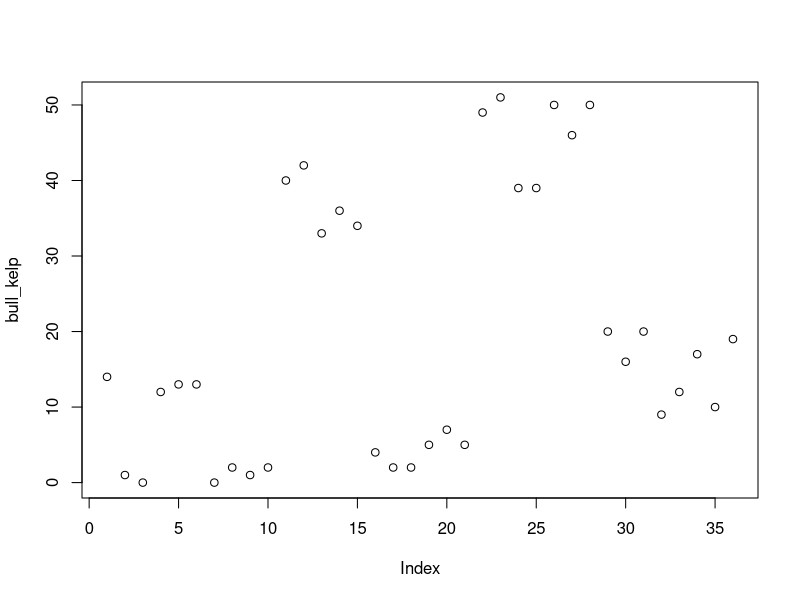
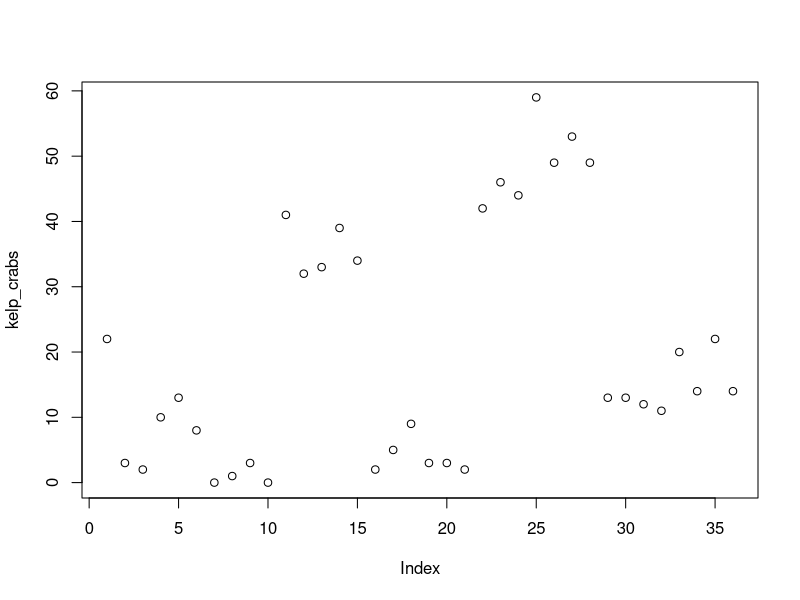

Generate these figures, in order, with R: (Note: this script raises an error after producing the figures.)
## CoralNet simulation code ~~~~~~~~~~~~~~~~~~~~~~~~~~~~~~~~~~~~~~~~~~~~~~~~~ ##





## start up ~~~~~~~~~~~~~~~~~~~~~~~~~~~~~~~~~~~~~~~~~~~~~~~~~~~~~~~~~~~~~~~~~ ##
rm(list = ls())

library(truncnorm)
library(tidyverse)

## hardcode relative file paths
code <- "../code"
data_input <- "../data_input"
data_output <- "../data_output"
figs <- "../figs"

## pull in row length csv
setwd(data_output)
rows <- read.csv("nrows_site.csv")
## END start up ~~~~~~~~~~~~~~~~~~~~~~~~~~~~~~~~~~~~~~~~~~~~~~~~~~~~~~~~~~~~~ ##





## simulate ~~~~~~~~~~~~~~~~~~~~~~~~~~~~~~~~~~~~~~~~~~~~~~~~~~~~~~~~~~~~~~~~~ ##
## simulate gamma with shape and scale

simulate.CoralNet <- function(total_n, col_sum){

i1 <- round(rgamma(total_n, shape = c(rep(gamma_mu_S1, rows[1,2]), 
                                      rep(gamma_mu_S2, rows[2,2]),
                                      rep(gamma_mu_S3, rows[3,2]),
                                      rep(gamma_mu_S4, rows[4,2]),
                                      rep(gamma_mu_S5, rows[5,2]),
                                      rep(gamma_mu_S6, rows[6,2]),
                                      rep(gamma_mu_S7, rows[7,2]),
                                      rep(gamma_mu_S8, rows[8,2])), 
                     scale), 0)
  
b2 <- (col_sum - i1) 

i2 <- round(rtruncnorm(total_n, a, b2, 
                       mean = c(rep(norm_mu_2_S1, rows[1,2]), 
                                rep(norm_mu_2_S2, rows[2,2]),
                                rep(norm_mu_2_S3, rows[3,2]),
                                rep(norm_mu_2_S4, rows[4,2]),
                                rep(norm_mu_2_S5, rows[5,2]), 
                                rep(norm_mu_2_S6, rows[6,2]),
                                rep(norm_mu_2_S7, rows[7,2]),
                                rep(norm_mu_2_S8, rows[8,2])),
                       sd = i2_sd), 0)

b3 <- (col_sum - i1 - i2) 

i3 <- round(rtruncnorm(total_n, a, b3, 
                       mean = c(rep(norm_mu_3_S1, rows[1,2]), 
                                rep(norm_mu_3_S2, rows[2,2]),
                                rep(norm_mu_3_S3, rows[3,2]),
                                rep(norm_mu_3_S4, rows[4,2]),
                                rep(norm_mu_3_S5, rows[5,2]), 
                                rep(norm_mu_3_S6, rows[6,2]),
                                rep(norm_mu_3_S7, rows[7,2]),
                                rep(norm_mu_3_S8, rows[8,2])),
                       sd = i3_sd), 0)

b4 <- (col_sum - i1 - i2 - i3)

i4 <- round(rtruncnorm(total_n, a, b4, 
                       mean = c(rep(norm_mu_4_S1, rows[1,2]), 
                                rep(norm_mu_4_S2, rows[2,2]),
                                rep(norm_mu_4_S3, rows[3,2]),
                                rep(norm_mu_4_S4, rows[4,2]),
                                rep(norm_mu_4_S5, rows[5,2]), 
                                rep(norm_mu_4_S6, rows[6,2]),
                                rep(norm_mu_4_S7, rows[7,2]),
                                rep(norm_mu_4_S8, rows[8,2])),
                       sd = i4_sd), 0)

b5 <- (col_sum - i1 - i2 - i3 - i4)

i5 <- round(rtruncnorm(total_n, a, b5, 
                       mean = c(rep(norm_mu_5_S1, rows[1,2]), 
                                rep(norm_mu_5_S2, rows[2,2]),
                                rep(norm_mu_5_S3, rows[3,2]),
                                rep(norm_mu_5_S4, rows[4,2]),
                                rep(norm_mu_5_S5, rows[5,2]), 
                                rep(norm_mu_5_S6, rows[6,2]),
                                rep(norm_mu_5_S7, rows[7,2]),
                                rep(norm_mu_5_S8, rows[8,2])),
                       sd = i5_sd), 0)

b6 <- (col_sum - i1 - i2 - i3 - i4 - i5)

i6 <- round(rtruncnorm(total_n, a, b6, 
                       mean = c(rep(norm_mu_6_S1, rows[1,2]), 
                                rep(norm_mu_6_S2, rows[2,2]),
                                rep(norm_mu_6_S3, rows[3,2]),
                                rep(norm_mu_6_S4, rows[4,2]),
                                rep(norm_mu_6_S5, rows[5,2]), 
                                rep(norm_mu_6_S6, rows[6,2]),
                                rep(norm_mu_6_S7, rows[7,2]),
                                rep(norm_mu_6_S8, rows[8,2])),
                       sd = i6_sd), 0)

df.1 <- cbind(i1, i2, i3, i4, i5, i6)
df.1[is.na(df.1)] <- 0

colnames(df.1)[1] <- "red_algae"
colnames(df.1)[2] <- "sugar_kelp"
colnames(df.1)[3] <- "green_algae"
colnames(df.1)[4] <- "soft_sediment"
colnames(df.1)[5] <- "small_rocks"
colnames(df.1)[6] <- "boulder_bedrock"

return(df.1)
}


## function to simulate "unimportant" variables that round each row 
## (each image) up to num.vars i.e. the number of data points
simulate.remainder <- function(col_sum, num.vars){
  
  remainder <- (col_sum - df.1[,1] - df.1[,2] - df.1[,3] - df.1[,4] - df.1[,5] - df.1[,6])
  categories <- as.factor(num.vars)
  rows <- map(remainder, ~ sample(categories, ., replace = TRUE))
  df.2 <- lapply(rows, summary)
  df.2 <- as.data.frame(do.call(rbind, df.2))
  
  dat <- cbind(df.1, df.2)
  return(dat)
}


## function to simulate abundances across eight sites
simulate.abundances <- function(n){
  
spp <- rpois(n, lambda = c(rep(lam_1, rows[1,2]),
                           rep(lam_2, rows[2,2]), 
                           rep(lam_3, rows[3,2]), 
                           rep(lam_4, rows[4,2]),
                           rep(lam_5, rows[5,2]),
                           rep(lam_6, rows[6,2]),
                           rep(lam_7, rows[7,2]),
                           rep(lam_8, rows[8,2])))
as.data.frame(spp)
return(spp)
}
## END functions ~~~~~~~~~~~~~~~~~~~~~~~~~~~~~~~~~~~~~~~~~~~~~~~~~~~~~~~~~~~~ ##





## params ~~~~~~~~~~~~~~~~~~~~~~~~~~~~~~~~~~~~~~~~~~~~~~~~~~~~~~~~~~~~~~~~~~~ ##
## total number of rows
n <- sum(rows[2])

## lower bound
a <- 0

## Magnolia: 
## Red = 3, Sugar = 25, Green = 1, Soft sediment = 20, Rock = 5, Bedrock = 1


## red algae 
gamma_mu_S1 <- 3   
gamma_mu_S2 <- 5
gamma_mu_S3 <- 10
gamma_mu_S4 <- 15
gamma_mu_S5 <- 1
gamma_mu_S6 <- 5
gamma_mu_S7 <- 10
gamma_mu_S8 <- 1

## sugar kelp
norm_mu_2_S1 <- 25  
norm_mu_2_S2 <- 5
norm_mu_2_S3 <- 10
norm_mu_2_S4 <- 15
norm_mu_2_S5 <- 1
norm_mu_2_S6 <- 5
norm_mu_2_S7 <- 10
norm_mu_2_S8 <- 15

## green algae, ulva
norm_mu_3_S1 <- 1   
norm_mu_3_S2 <- 10
norm_mu_3_S3 <- 15
norm_mu_3_S4 <- 5
norm_mu_3_S5 <- 2
norm_mu_3_S6 <- 5
norm_mu_3_S7 <- 4
norm_mu_3_S8 <- 2

## soft sediment
norm_mu_4_S1 <- 20   
norm_mu_4_S2 <- 10
norm_mu_4_S3 <- 15
norm_mu_4_S4 <- 5
norm_mu_4_S5 <- 2
norm_mu_4_S6 <- 5
norm_mu_4_S7 <- 4
norm_mu_4_S8 <- 2

## rock
norm_mu_5_S1 <- 5   
norm_mu_5_S2 <- 10
norm_mu_5_S3 <- 15
norm_mu_5_S4 <- 5
norm_mu_5_S5 <- 2
norm_mu_5_S6 <- 5
norm_mu_5_S7 <- 4
norm_mu_5_S8 <- 2

## bedrock, hard substrate
norm_mu_6_S1 <- 1   
norm_mu_6_S2 <- 10
norm_mu_6_S3 <- 15
norm_mu_6_S4 <- 5
norm_mu_6_S5 <- 2
norm_mu_6_S6 <- 5
norm_mu_6_S7 <- 4
norm_mu_6_S8 <- 2

## variance parameters 
scale <- 2
i2_sd <- 2
i3_sd <- 2
i4_sd <- 2
i5_sd <- 2
i6_sd <- 2
## END params ~~~~~~~~~~~~~~~~~~~~~~~~~~~~~~~~~~~~~~~~~~~~~~~~~~~~~~~~~~~~~~~ ##





## invoke functrions to simulate data ~~~~~~~~~~~~~~~~~~~~~~~~~~~~~~~~~~~~~~~ ## 
## simulate important variables
df.1 <- simulate.CoralNet(n, 50)


## simulate unimportant variables and bind together data
dat <- simulate.remainder(50, c("remainder"))


## check row sums
dat$row_sum <- rowSums(dat)
## END data simulation ~~~~~~~~~~~~~~~~~~~~~~~~~~~~~~~~~~~~~~~~~~~~~~~~~~~~~~ ##





## params for abundance simulation ~~~~~~~~~~~~~~~~~~~~~~~~~~~~~~~~~~~~~~~~~~ ##
## row length
n <- sum(rows[2])

## mean params
lam_1 <- 20
lam_2 <- 2
lam_3 <- 10
lam_4 <- 1
lam_5 <- 35
lam_6 <- 4
lam_7 <- 50
lam_8 <- 15
## END params ~~~~~~~~~~~~~~~~~~~~~~~~~~~~~~~~~~~~~~~~~~~~~~~~~~~~~~~~~~~~~~~ ##





## invoke function ~~~~~~~~~~~~~~~~~~~~~~~~~~~~~~~~~~~~~~~~~~~~~~~~~~~~~~~~~~ ##
bull_kelp <- simulate.abundances(n)
plot(bull_kelp)

kelp_crabs <- simulate.abundances(n)
plot(kelp_crabs)
## END abundance invocation ~~~~~~~~~~~~~~~~~~~~~~~~~~~~~~~~~~~~~~~~~~~~~~~~~ ##





## bind data frames and process ~~~~~~~~~~~~~~~~~~~~~~~~~~~~~~~~~~~~~~~~~~~~~ ##
#abundances <- as.data.frame(cbind(bull_kelp, kelp_crabs))

#dat <- cbind(dat, abundances)

setwd(data_output)
metadata <- read.csv("metadata.csv")

dat <- cbind(dat, metadata)
dat$SU <- seq(1:nrow(dat))
## END abundances ~~~~~~~~~~~~~~~~~~~~~~~~~~~~~~~~~~~~~~~~~~~~~~~~~~~~~~~~~~~ ##





## plot data ~~~~~~~~~~~~~~~~~~~~~~~~~~~~~~~~~~~~~~~~~~~~~~~~~~~~~~~~~~~~~~~~ ##
my.theme = theme(panel.grid.major = element_blank(),
                 panel.grid.minor = element_blank(),
                 panel.background = element_blank(), 
                 axis.line = element_line(colour = "black"),
                 axis.title.x = element_text(size=15),
                 axis.text.x = element_text(size=15),
                 axis.title.y = element_text(size=15),
                 axis.text.y = element_text(size=15))


legend.theme <- theme(#legend.position=c(1,1),
                     #legend.justification=c(.98,.98), 
                     legend.text=element_text(size=15), 
                     legend.title = element_text(size=15),
                     #legend.title.align = 0.5, 
                     #legend.key.height = unit(.2, "cm"),
                     legend.key=element_rect(fill = FALSE, color=FALSE), 
                     legend.background=element_rect(fill=FALSE, color=FALSE))





S1 <- filter(dat, site %in% c("1"))

S1T1 <- filter(S1, key %in% c("1_1"))
  
S1T1_comm <- subset(S1T1, select=c("red_algae", "sugar_kelp", 
                                   "green_algae", "soft_sediment", 
                                   "small_rocks", "boulder_bedrock",
                                   "remainder", "SU"))

S1T1_comm <- melt(S1T1_comm, id.vars="SU")


graphics.off()
windows(12,7)

pal <- c("#ab2221", "#be5e00", "#b3a100", "#4d6934", "#3386a2", "#803280", "#000000")
my.cols <- scale_color_manual(values=pal)



# Everything on the same plot
p1 <- ggplot(S1T1_comm, aes(SU, value, col=variable)) + 
  my.theme + geom_point(size=1.75) + my.cols + legend.theme +
  xlab("Simulated images") + ylab("Percent-cover points")

print(p1)



graphics.off()
windows(12,7)

p1 <- ggplot(dat, aes(SU, sugar_kelp)) +
  geom_point(alpha=0.75) + my.theme + 
  xlab("Simulated images") + ylab("Sugar kelp percent-cover per image")

print(p1)
